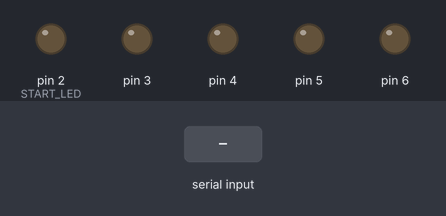
Recording of a sketch running on a simulated Arduino Uno, built with avr-gcc and run on an emulated ATmega328P. Parts: output pins drawn as LEDs (lit = HIGH). Dashed ring = blinking. The inputs (shaded band) are chosen by the test bench.

Above: at 1.2 s.
1.3 s: byte 1 (1) received over Serial
At 1.8 s:
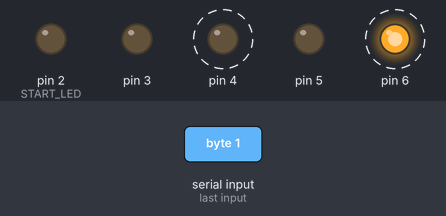
At 2.3 s:
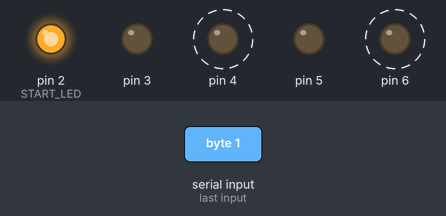
4.3 s: byte 11 (11) received over Serial
At 4.55 s:
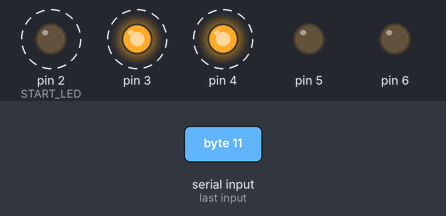
Timing chart, 0 to 13.3 s (numbered marks = the images above; inputs shaded):
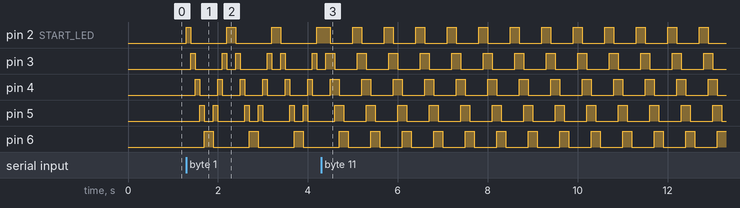

The sketch:

notifications.ino
```cpp
#define START_LED 2
#define END_LED 6
#define BUTTON 7

int readVal = 0;
int mode = 0;
boolean blinking = false;
unsigned long previousMillis = 0;

void test() {
  unsigned long currentMillis = millis();

  if (currentMillis - previousMillis >= 500) {
    previousMillis = currentMillis;

    blinking = false;

    Serial.println(1);
  }
}

void blinkModeBounce(){
  for (int i = START_LED; i <= END_LED; i++) {
    digitalWrite(i, HIGH);
    delay(100);
    digitalWrite(i, LOW);
  }

  for (int i = END_LED; i >= START_LED; i--) {
    digitalWrite(i, HIGH);
    delay(100);
    digitalWrite(i, LOW);
  }
}

void blinkModeTrain(){
  for (int i = 0; i <= (END_LED - START_LED) + 2; i++) {
    if (i <= (END_LED - START_LED)) {
      digitalWrite(START_LED + i, HIGH);
    }

    if (i >= 2){
      digitalWrite(START_LED + i - 2, LOW);
    }

    delay(100);
  }
}

void blinkLeds() {
  switch (mode) {
    case 0:
      blinkModeBounce();
      break;

    case 1:
      blinkModeTrain();
      break;
  }
}

void readSerial() {
  if (Serial.available()) {
    readVal = Serial.read();

    switch (readVal) {
      case 1:
        blinking = true;
        break;

      case 2:
        blinking = false;
        for (int i = END_LED; i >= START_LED; i--) {
          digitalWrite(i, LOW);
        }
        break;

      case 10:
        mode = 0;
        break;

      case 11:
        mode = 1;
        break;
    }
  }
}

void setup() {
  Serial.begin(9600);

  for (int i = START_LED; i <= END_LED; i++) {
    pinMode(i, OUTPUT);
  }

  pinMode(BUTTON, INPUT_PULLUP);
  attachInterrupt(digitalPinToInterrupt(BUTTON), test, FALLING);
}

void loop() {
  readSerial();

  if (blinking) {
    blinkLeds();
  }
}
```

Measured:
- after the input at 1.3 s, pin 2 (START_LED): LOW → HIGH at once, then repeats every 1.0 s: LOW 0.80 s, HIGH 0.20 s; pin 3: LOW → HIGH after 0.10 s, then repeats every 1.0 s: LOW 0.60 s, HIGH 0.10 s, LOW 0.20 s, HIGH 0.10 s
- after the input at 4.3 s, pin 2 (START_LED): alternates HIGH for 0.20 s and LOW for 0.50 s, starting after 0.20 s; pin 4: alternates HIGH for 0.20 s and LOW for 0.50 s, starting after 0.40 s; pin 6: alternates HIGH for 0.20 s and LOW for 0.50 s, starting after 1.1 s
